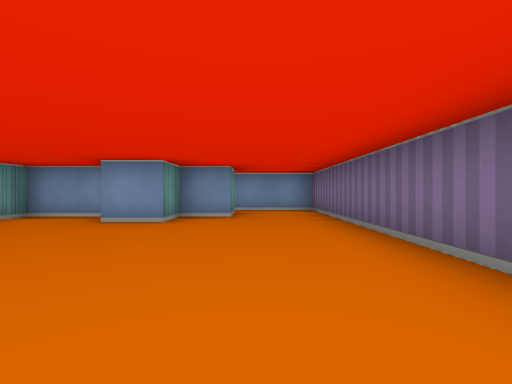
View 1 (above)

14 first-person views from a walk through a cub3D maze. The camera is about half as high as the walls, looks level and sees 85° across. The floor is counted in squares. Each view is taken from the middle of a square. On the plan, view 1 faces up. The plan holds only what a view shows up to about 9 squares ahead; the rest is blank.

View 2
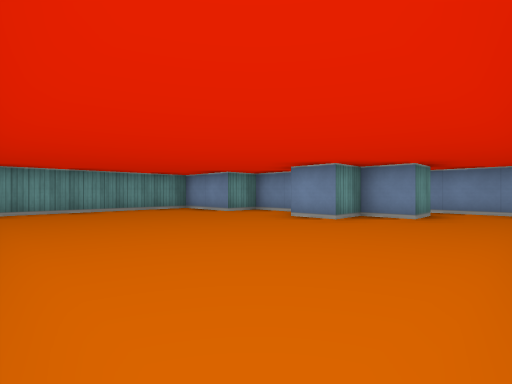

View 3
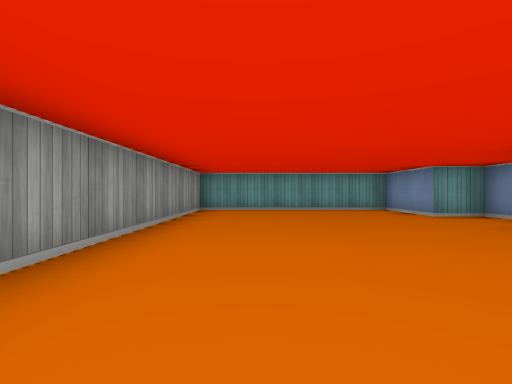

View 4
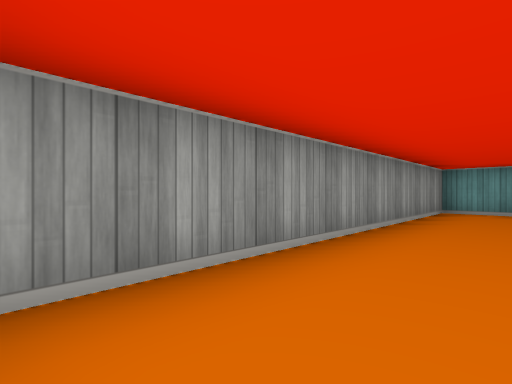

View 5
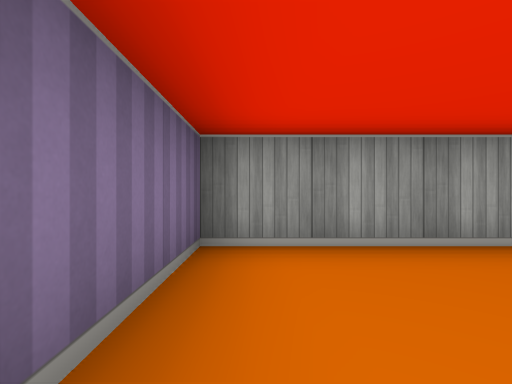

View 6
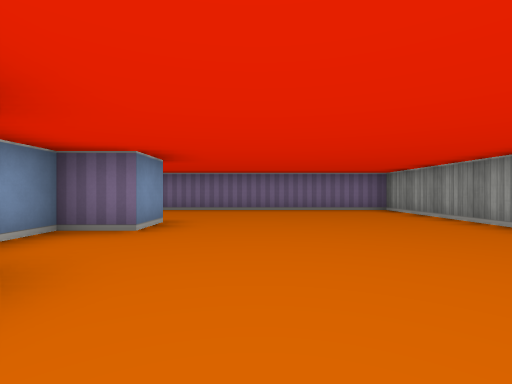

View 7
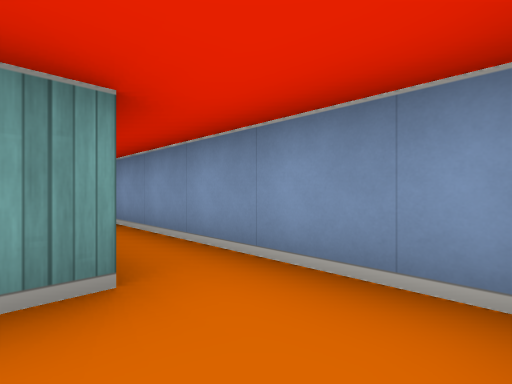

View 8
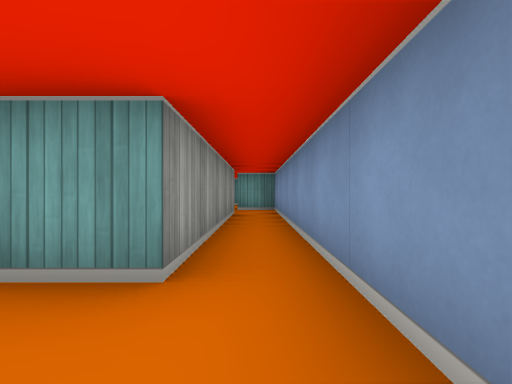

View 9
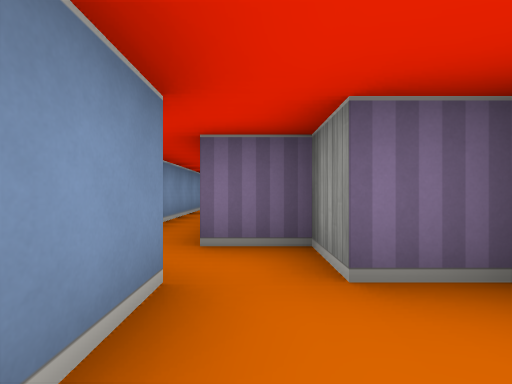

View 10
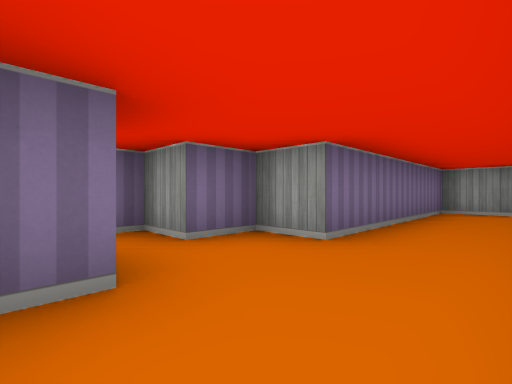

View 11
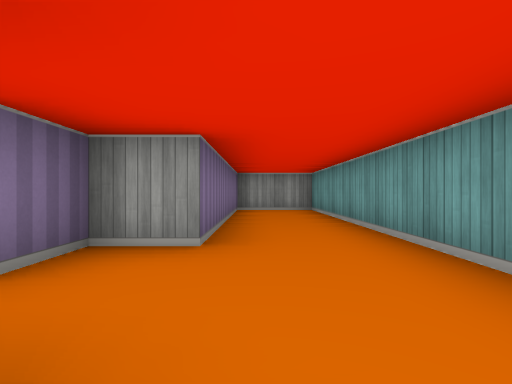

View 12
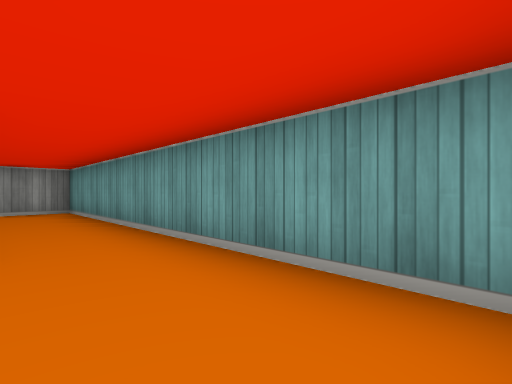

View 13
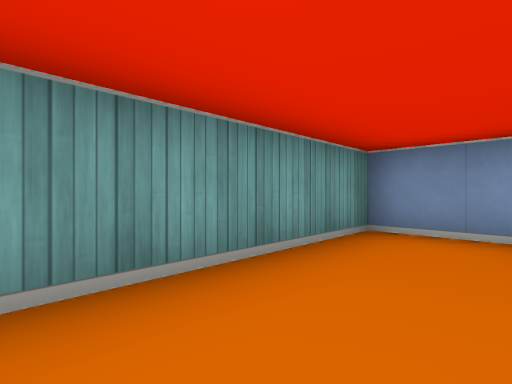

View 14
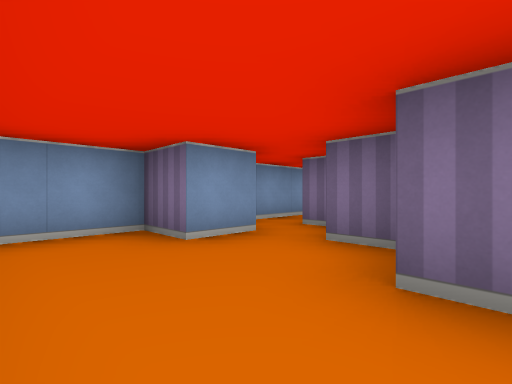

### Floor plan
Ten units are one square. View 1 is at (0, 0); x grows to the right and y downward. Boxes are objects, and circles mark ways between rooms. Rooms are numbered by the first view taken in them; rooms with no view inside come last. Other rooms are left out.
<svg viewBox="-100 -80 120 90">
<path fill="none" stroke="#000" d="M-5 -65 -5 -55 -15 -55 -15 -45 -25 -45 -25 -55 -45 -55 -45 -45 -65 -45 -65 5 15 5 15 -75 -5 -75M-65 -65 -75 -65 -75 -75 -95 -75 -95 5 -75 5 -75 -45 -65 -45 -65 -55M-65 -55 -55 -55 -55 -65 -5 -65M-5 -75 -65 -75 -65 -65"/>
<circle cx="-10" cy="-70" r="3" fill="#2a7"/>
<circle cx="-60" cy="-60" r="3" fill="#2a7"/>
<text x="-20" y="-30">1</text>
<text x="-80" y="-40">2</text>
<text x="-40" y="-70">3</text>
</svg>
Room 1 opens to room 3. Room 2 opens to room 3.

Where each view was taken, in squares from view 1:
view 1: 0 up, 0 right, facing up
view 2: 0 up, 1 right, facing up-left
view 3: 1 up, 1 right, facing left
view 4: 1 up, 1 right, facing down-left
view 5: 2 up, 1 right, facing down
view 6: 3 up, 6 left, facing right
view 7: 6 up, 1 right, facing up-left
view 8: 7 up, 1 right, facing left
view 9: 6 up, 8 left, facing right
view 10: 7 up, 9 left, facing down-right
view 11: 7 up, 8 left, facing down
view 12: 7 up, 8 left, facing down-left
view 13: 4 up, 8 left, facing up-left
view 14: 4 up, 9 left, facing up-right
